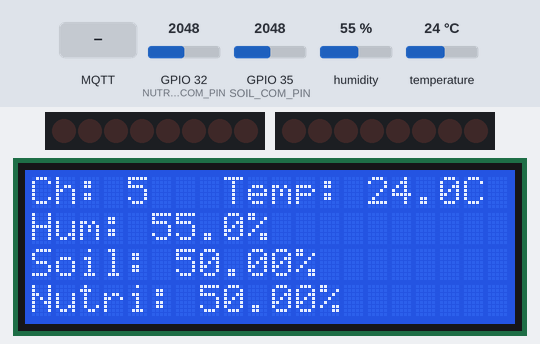
Simulated run of this program. Board: ESP32. Parts: 2 × 8 shift-register outputs drawn as a row of LEDs (first output left, lit = HIGH), 20×4 character LCD. Wiring (from diagram.json): shift register (74HC595): data GPIO 23; shift clock GPIO 18; latch GPIO 5. Wiring (inferred from the names in the program): shift register (74HC595): data GPIO 13; shift clock GPIO 12; latch GPIO 15. Wiring (inferred from the signals the program sends): 2 × row of LEDs: on Q0, Q1, Q2, Q3, Q4, Q5, Q6, Q7 / on Q0, Q1, Q2, Q3, Q4, Q5, Q6, Q7. Inputs (shaded band) come from the test bench; at power-on: GPIO 32 (NUTRIENT_COM_PIN) = 2048, GPIO 35 (SOIL_COM_PIN) = 2048, humidity 55 %, temperature 24 °C. WiFi joins after 1.5 s; servers stay silent unless stated; no MQTT or app messages arrive unless stated; what the program prints to the serial monitor is not drawn.

Above: at 6.7 s.
6.8 s: MQTT message "true" arrives on the first subscribed topic
At 8.4 s:
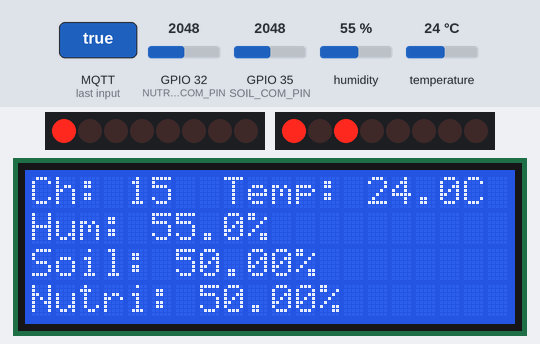
14.3 s: MQTT message "true" arrives on the second subscribed topic
At 14.6 s:
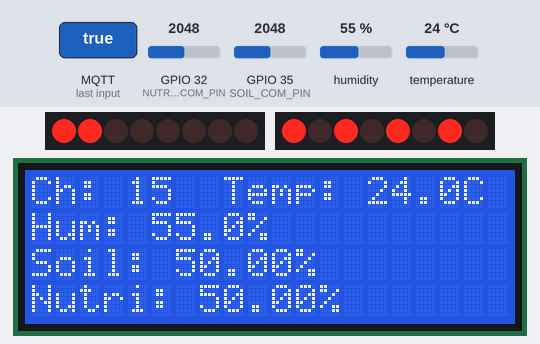
20.3 s: MQTT message "false" arrives on the first subscribed topic
At 21.0 s:
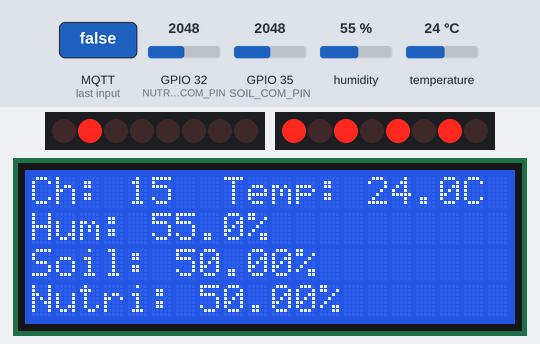
26.4 s: MQTT message "true" arrives on the third subscribed topic
At 27.4 s:
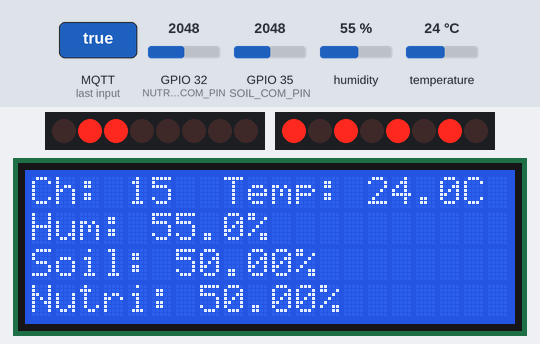
32.4 s: MQTT message "false" arrives on the second subscribed topic
At 33.8 s:
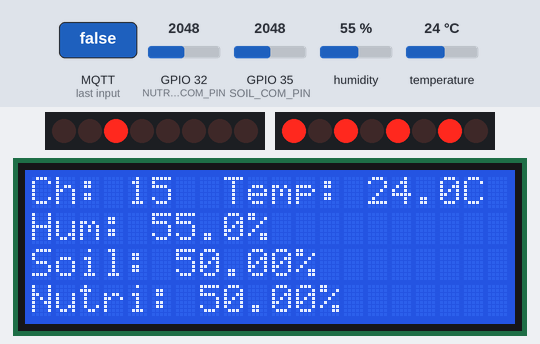
38.5 s: MQTT message "true" arrives on the first subscribed topic
At 38.9 s:
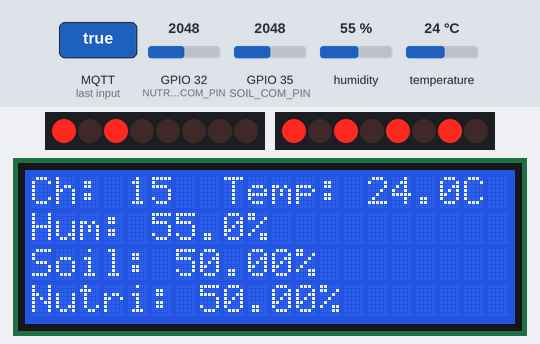
Timing chart, 0 to 41.5 s (numbered marks = the images above; inputs shaded):
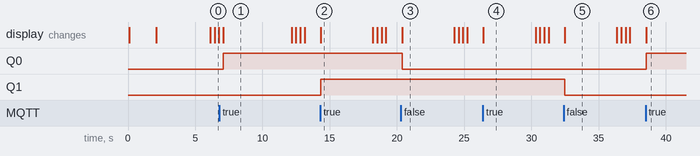

The program:

main.cpp
```cpp
#include "main.h"

// LCD instance
DHT dht22(DHT_COM_PIN, DHT_MODEL);
LiquidCrystal_I2C lcd(0x27, 20, 4);

// MQTT client
WiFiClientSecure secureClient;
PubSubClient client(secureClient);

// Define mux_channels array
const char* mux_channels[] = {
    "chanel/c0", "chanel/c1", "chanel/c2", "chanel/c3",
    "chanel/c4", "chanel/c5", "chanel/c6", "chanel/c7",
    "chanel/c8", "chanel/c9", "chanel/c10", "chanel/c11",
    "chanel/c12", "chanel/c13", "chanel/c14", "chanel/c15"
};

const char* topics[] = { "led/c0", "led/c1", "led/c2", "led/c3" };
bool channelStates[4] = {false, false, false, false}; // Tracks the state of each channel
bool LEDS_STATES[4] = {true, true, true, true}; // Tracks the state of each channel

const uint8_t controlPins[] = {MUX_S0_PIN, MUX_S1_PIN, MUX_S2_PIN, MUX_S3_PIN};

unsigned long lastReadTime = 0;
const unsigned long readInterval = 6000; // 1 minute in milliseconds

void setup() {
  Serial.begin(115200);

  // Initialize LCD
  initializeLCD();

  // Initialize shift register outputs to 0
  updateShiftRegister();

  // Connect to Wi-Fi
  connectToWiFi();

  // Configure MUX control pins as outputs
  for (int i = 0; i < 4; ++i) {
    pinMode(controlPins[i], OUTPUT);
    digitalWrite(controlPins[i], LOW); // Ensure all control pins are LOW initially
  }

  // Configure MUX output pins as inputs (DHT, Soil, Nutrient)
  pinMode(DHT_COM_PIN, INPUT);
  pinMode(SOIL_COM_PIN, INPUT);
  pinMode(NUTRIENT_COM_PIN, INPUT);

   // Initialize shift register control pins
  pinMode(dataPin, OUTPUT);
  pinMode(clockPin, OUTPUT);
  pinMode(latchPin, OUTPUT);

  // Configure MQTT client
  client.setServer(mqtt_server, mqtt_port);
  client.setCallback(mqttCallback); // Set the MQTT callback function
  connectMQTT();

  Serial.println("Setup complete");
}

void loop() {
  client.loop();

  // Update the shift register
  updateShiftRegister();

  delay(100);

  unsigned long currentMillis = millis();
  if (currentMillis - lastReadTime >= readInterval) {
    lastReadTime = currentMillis;

    // Read and publish data for all sensors
    readAndPublishAllSensors();
  }
}

void updateShiftRegister() {
  uint8_t ledStates = 0;
  for (uint8_t i = 0; i < 4; i++) {
    if (channelStates[i]) {
      ledStates |= (1 << i); // Set bit i if channelStates[i] is true
    }
  }
  // Invert the bits because HIGH turns the LED ON via the transistor

  digitalWrite(latchPin, LOW);
  shiftOut(dataPin, clockPin, MSBFIRST, ledStates);
  digitalWrite(latchPin, HIGH);
}

void mqttCallback(char* topic, byte* payload, unsigned int length) {
  payload[length] = '\0'; // Null-terminate the payload
  String message = String((char*)payload);

  Serial.printf("Received message on topic %s: %s\n", topic, message.c_str());

  // Find the channel based on the topic
  bool topicMatched = false;
  for (uint8_t i = 0; i < 4; i++) {
    if (String(topic) == String(topics[i])) {
      topicMatched = true;
      if (message.equalsIgnoreCase("true")) {
        channelStates[i] = true;  // Turn ON the corresponding channel
        Serial.printf("Channel %d set to ON\n", i);
      } else if (message.equalsIgnoreCase("false")) {
        channelStates[i] = false; // Turn OFF the corresponding channel
        Serial.printf("Channel %d set to OFF\n", i);
      } else {
        Serial.printf("Invalid message for channel %d. Expected 'true' or 'false'.\n", i);
      }
      break;
    }
  }
  if (!topicMatched) {
    Serial.println("Received message on unknown topic.");
  }
}

void readAndPublishAllSensors() {
  for (int i = 0; i < 16; ++i) {
    readMux(i);
  }
}

void readMux(int channel) {
  for (int i = 0; i < 4; i++) {
    digitalWrite(controlPins[i], (channel >> i) & 1);
  }

  delay(10); // Ensure stable reading

  int soilValue = calculatePercent(analogRead(SOIL_COM_PIN));
  int nutrientValue = calculatePercent(analogRead(NUTRIENT_COM_PIN));

  float humidity = dht22.readHumidity();
  float temperature = dht22.readTemperature();

  if (soilValue != 0.00 || nutrientValue != 0.00) {
    // Display values on LCD
    displayReadingsOnLCD(channel, soilValue, nutrientValue, temperature, humidity);
    if(channel == 0){
        logToSerial(soilValue, nutrientValue, temperature, humidity);
    }

    // Send values via MQTT
    EnviaValores(soilValue, nutrientValue, temperature, humidity, mux_channels[channel]);
  }
}

void initializeLCD() {
  Wire.begin(SDA_PIN, SCL_PIN); // Initialize I2C communication
  lcd.init();                   // Initialize the LCD
  lcd.backlight();              // Turn on the backlight
  lcd.setCursor(0, 0);
  lcd.print("Initializing...");
  delay(2000);
  lcd.clear();
}

void EnviaValores(float potassiumPercent, float phosphorusPercent, float temperature, float umidade, const char* topic) {
    // Get the last character as the channel index
    int lastChar = topic[strlen(topic) - 1] - '0'; // Convert ASCII digit to integer

    // Validate the channel index
    if (lastChar < 0 || lastChar >= 15) {
        Serial.printf("Invalid channel index from topic: %s\n", topic);
        return;
    }

    // Toggle the state for the corresponding LED
    LEDS_STATES[lastChar] = !channelStates[lastChar];

    // Prepare JSON document
    DynamicJsonDocument doc(256);
    doc["potassiumPercent"] = potassiumPercent;
    doc["phosphorusPercent"] = phosphorusPercent;
    doc["temperature"] = temperature;
    doc["humidity"] = umidade;
    doc["state"] = LEDS_STATES[lastChar] ? "OFF" : "ON";

    // Serialize and publish the JSON document
    char jsonBuffer[256];
    serializeJson(doc, jsonBuffer);
    client.publish(topic, jsonBuffer);
}

void connectToWiFi() {
  if (WiFi.status() == WL_CONNECTED) return;
  Serial.print("Connecting to Wi-Fi: ");
  Serial.println(ssid);
  WiFi.begin(ssid, password);
  while (WiFi.status() != WL_CONNECTED) {
    delay(500);
    Serial.print(".");
  }
  Serial.println("\nConnected to Wi-Fi!");

}

void connectMQTT() {
  while (!client.connected()) {
    Serial.print("Connecting to MQTT...");
    secureClient.setInsecure();
    if (client.connect("ESP32Client", mqtt_user, mqtt_password)) {
      Serial.println("Connected to MQTT broker!");
      for (uint8_t i = 0; i < 4; i++) {
        client.subscribe(topics[i]);
        Serial.printf("Subscribed to topic: %s\n", topics[i]);
      }
    } else {
      Serial.print("Failed to connect, rc=");
      Serial.println(client.state());
      delay(5000);
    }
  }
}


uint8_t calculatePercent(uint16_t value) {
  return map(value, 0, 4095, 0, 100);
}

void logToSerial(float potassiumPercent, float phosphorusPercent, float temperature, float umidade) {
  Serial.print("Temp: ");
  Serial.print(temperature);
  Serial.print(" Umid: ");
  Serial.print(umidade);
  Serial.print(" Potassium: ");
  Serial.print(potassiumPercent);
  Serial.print(" Phosphorus: ");
  Serial.println(phosphorusPercent);
}

void displayReadingsOnLCD(int channel, float potassiumPercent, float phosphorusPercent, float temperature, float humidity) {
  lcd.clear(); // Clear the LCD screen

  // Display the channel number on the first line
  lcd.setCursor(0, 0);
  lcd.print("Ch: ");
  lcd.print(channel);

  // Display temperature and humidity on the first line
  lcd.setCursor(8, 0); // Move to column 8 for compact display
  lcd.print("Temp: ");
  lcd.print(temperature, 1); // Show temperature with 1 decimal place
  lcd.print("C");

  // Display humidity on the second line
  lcd.setCursor(0, 1);
  lcd.print("Hum: ");
  lcd.print(humidity, 1); // Show humidity with 1 decimal place
  lcd.print("%");

  // Display soil moisture and nutrient level on the third and fourth lines
  lcd.setCursor(0, 2);
  lcd.print("Soil: ");
  lcd.print(potassiumPercent);
  lcd.print("%");

  lcd.setCursor(0, 3);
  lcd.print("Nutri: ");
  lcd.print(phosphorusPercent);
  lcd.print("%");
}
```

main.h
```cpp
#ifndef MAIN_H
#define MAIN_H

#include <Arduino.h>
#include <ArduinoJson.h>
#include <LiquidCrystal_I2C.h>
#include <Wire.h>
#include <WiFi.h>
#include <WiFiClientSecure.h>
#include <PubSubClient.h>
#include <Adafruit_Sensor.h>
#include <DHT.h>

// WiFi credentials
const char* ssid = "Wokwi-GUEST";
const char* password = "";

// MQTT broker configuration
const char* mqtt_server = "759d2f782c6f48d68eafab33492641f8.s1.eu.hivemq.cloud";
const int mqtt_port = 8883;
const char* mqtt_user = "sla";
const char* mqtt_password = "sla";

// Declare mux_channels as external
extern const char* mux_channels[];
extern const uint8_t controlPins[];

// I2C pins for the LCD
#define SDA_PIN 21
#define SCL_PIN 22

// Multiplexer control pins
#define MUX_S0_PIN 12
#define MUX_S1_PIN 13
#define MUX_S2_PIN 14
#define MUX_S3_PIN 15

// Multiplexer output pins
#define DHT_MODEL DHT22
#define DHT_COM_PIN 4  // MUX output 1
#define SOIL_COM_PIN 35  // MUX output 2
#define NUTRIENT_COM_PIN 32  // MUX output 3

// Shift register pins
const int dataPin = 23;   // DS
const int clockPin = 18;  // SHCP
const int latchPin = 5;   // STCP

// Global variables
extern DHT dht22;
extern LiquidCrystal_I2C lcd;

// Function declarations
void initializeLCD();
uint8_t calculatePercent(uint16_t value);
void displayOnLCD(float soilMoisturePercent, float nutrientLevelPercent, float temperatura, float umidade);
void logToSerial(float soilMoisturePercent, float nutrientLevelPercent, float temperatura, float umidade);
void connectToWiFi();
void connectMQTT();
void mqttCallback(char* topic, byte* payload, unsigned int length);
void updateShiftRegister();
void readMux(int channel);
void readAndPublishAllSensors();
void EnviaValores(float soilMoisturePercent, float nutrientLevelPercent, float temperatura, float umidade, const char* topic);
void displayReadingsOnLCD(int channel, float soilMoisturePercent, float nutrientLevelPercent, float temperature, float humidity);

#endif // MAIN_H
```

Measured:
- after the input at 6.8 s, the display: first differs from a run without the input after 0.28 s (image 1)
- after the input at 14.3 s, the display: changes at once (image 2)
- after the input at 20.3 s, the display: changes after 0.09 s (image 3)
- after the input at 26.4 s, the display: changes at once (image 4)
- after the input at 32.4 s, the display: changes after 0.08 s (image 5)
- after the input at 38.5 s, the display: changes at once (image 6)
- what the display in image 1 shows lasts 5.1 s, from 7.1 s to 12.2 s
